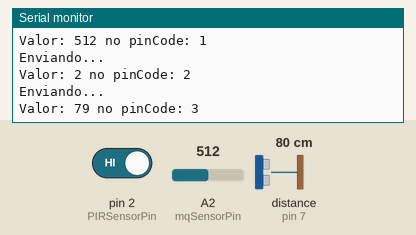
Recording of a sketch running on a simulated Arduino Nano, built with avr-gcc and run on an emulated ATmega328P. Shown: the last lines printed to the serial monitor. Wiring (inferred from the names in the program): ultrasonic range finder: trigger pin 6; echo pin 7. The test bench sets the inputs (shaded band); at power-on: distance to the obstacle (sensor on pin 7) 80 cm, A2 (mqSensorPin) = 512, pin 2 (PIRSensorPin) HIGH. The echo pulse lasts 58.3 µs per cm; no radio packets arrive unless stated.

Above: at 6.8 s.
6.9 s: distance to the obstacle (sensor on pin 7) set to 2 cm
At 10.0 s:
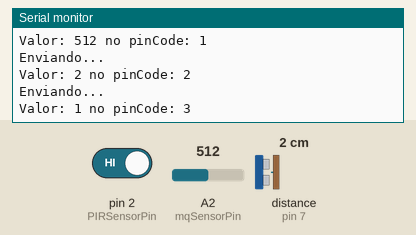
11.4 s: A2 (mqSensorPin) set to 716
15.9 s: pin 2 (PIRSensorPin) driven LOW
At 19.4 s:
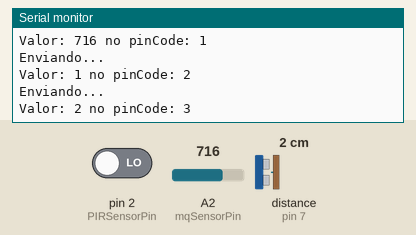
20.4 s: distance to the obstacle (sensor on pin 7) set to 4 cm
At 21.8 s:
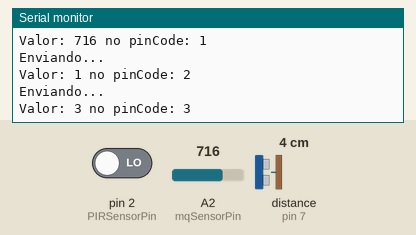
24.9 s: A2 (mqSensorPin) set to 900
Timing chart, 0 to 27.9 s (numbered marks = the images above; inputs shaded):
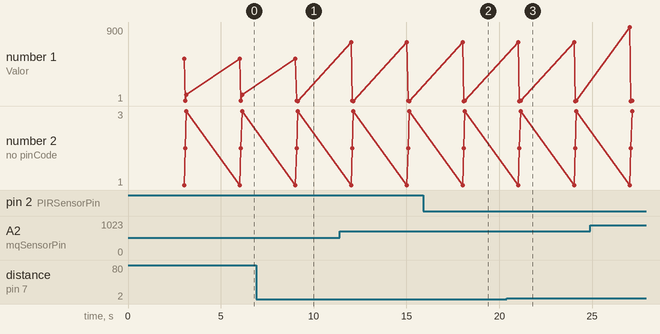

Measured:
- after the input at 6.9 s, the serial monitor: prints a new line after 2.2 s (image 1)
- after the input at 15.9 s, the serial monitor: prints a new line after 2.2 s (image 2)
- after the input at 20.4 s, the serial monitor: prints a new line after 0.75 s (image 3)
- plotted number 1: 2 → 4 after the input at 20.4 s

The sketch:

NiboBathroomTransmitter.ino
```cpp
#include <VirtualWire.h>

//Configurações MQ2 - Sensor de Gás
const int mqSensorPin = A2;

//Configurações do transmissor RF
const int transmissorPin = 8;
int transmissorLedState = LOW;
char Message[7];								//Mensagem a ser enviada

//Configurações do PIR
const int PIRSensorPin = 2;
int PIRHasActivity = 1;

//Configurações do HC-SR04 - Sensor ultrasônico
const int sonicEchoPin = 7;
const int sonicTrigPin = 6;
long sonicDuration;
long sonicDistance;

//Configurações gerais
long previousMillis = 0;			 // Variável de controle do tempo
long transmitterInterval = 3000;     // Tempo em ms do intervalo a ser executado

void setup()
{
	//Abre porta SERIAL
	Serial.begin(9600);

	//Define tipos de entrada/saida
	pinMode(mqSensorPin, INPUT);
	pinMode(PIRSensorPin, INPUT);
	pinMode(sonicTrigPin, OUTPUT);
	pinMode(sonicEchoPin, INPUT);

	//Configurações do transmissor
	vw_set_tx_pin(transmissorPin);		//Pino do transmissor
	vw_set_ptt_inverted(true);			//??
	vw_setup(2000);						//Bits por segundo
}

void loop()
{
	//A cada intervalo configurado
	unsigned long currentMillis = millis();    //Tempo atual em ms
	if (currentMillis - previousMillis > transmitterInterval) {
		previousMillis = currentMillis;    // Salva o tempo atual

		//////////////////////////////MQ2
		//Lê o valor
		int mqSensorValue = analogRead(mqSensorPin);

		//Serial.print("MQ2: ");
		//Serial.print(mqSensorValue);

		//////////////////////////////PIR
		//Lê o valor do PIR
		PIRHasActivity = digitalRead(PIRSensorPin);
		PIRHasActivity = PIRHasActivity == LOW ? 1 : 2;

		//Serial.print("   PIR:");
		//Serial.print(PIRHasActivity);

		//////////////////////////////ULTRASONIC
		//Ciclo:
		digitalWrite(sonicTrigPin, LOW);
		delayMicroseconds(2);

		digitalWrite(sonicTrigPin, HIGH);
		delayMicroseconds(10);

		digitalWrite(sonicTrigPin, LOW);
		sonicDuration = pulseIn(sonicEchoPin, HIGH);

		//Calcula a distância de acordo com o ciclo
		sonicDistance = sonicDuration / 58.2;

		//Serial.print("   SONIC:");
		//Serial.print(sonicDistance);
		//Serial.println();

		//////////////////////////////Transmissor
		//Pincodes:
		//1: MQ2 - Sensor de Gas
		//2: PIR - Primeiro sensor de presença (1 - inativo; 2 - ativo)
		//3: SONIC - Segundo sensor de presença

		//1
		sendMessage(1, mqSensorValue);

		//2
		sendMessage(2, PIRHasActivity);

		//3
		sendMessage(3, sonicDistance);

		//LED de debug
		//transmissorLedState = transmissorLedState == HIGH ? LOW : HIGH;
		//digitalWrite(transmissorLedPin, transmissorLedState);
	}

}


void sendMessage(int pinCode, int val) {
	//double startTime = millis();
	Serial.println("Enviando...");

	Serial.print("Valor: ");
	Serial.print(val);
	Serial.print(" no pinCode: ");
	Serial.print(pinCode);

	char packetData[6] = { ' ', ' ', ' ', ' ', ' ', ' ' };			  //Mensagem a ser enviada
	char b[2];
	String str = String(pinCode); //converting integer into a string
	int count = 2;
	str.toCharArray(b, 2);
	packetData[0] = b[0];
	packetData[1] = '.';

	String digitString = String(val);
	char digits[sizeof digitString];
	digitString.toCharArray(digits, sizeof digitString);

	for (int i = 0; i<strlen(digits); i++){
		int k = digits[i] = digits[i] - 48;

		char b[2];
		String str = String(k); //converting integer into a string
		str.toCharArray(b, 2);
		packetData[count] = b[0];
		count++;
	}

	vw_send((uint8_t *)packetData, 6);
	vw_send((uint8_t *)packetData, 6);
	vw_wait_tx();

	//double endTime = millis();
	//double timeTaken = (endTime - startTime);
	//Serial.print(" Duracao do envio: ");
	//Serial.print(timeTaken);
	//Serial.print(" ms\n");
	Serial.println();
}
```
